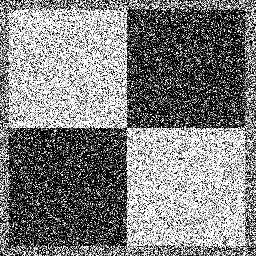
#> input picture omscs/vision-4495/ps1/input/ps1-input0-noise.png, 256 x 256 px
$ python test3.py
#> lines starting #> are read from the running program, lines starting #| are printed output that depends on the picture; after the words box and inside, x2 and y2 are one past the last pixel; in counts of white or black regions, pixels touching at a corner belong together
### omscs/vision-4495/ps1/hough_lines_acc.py
import numpy as np
import math
import cv

def hough_lines_acc(BW, RhoResolution=1.0, Theta=np.linspace(-90,89, 180)):
    height, width = BW.shape
    rhoCount = cv.Round(((width + height) * 2 + 1)/RhoResolution)
    radiansTheta = np.radians(Theta)
    cosTheta = np.cos(radiansTheta)
    sinTheta = np.sin(radiansTheta)
    theta = np.linspace(Theta.min() - 1, Theta.max() + 1, Theta.size + 2)
    H = np.zeros((rhoCount + 2, Theta.size + 2), dtype=np.uint64)
    for y in range(height):
        for x in range(width):
            if BW[y][x]:
                for thetaIdx in range(len(Theta)):
                    r = cv.Round( x * cosTheta[thetaIdx] + y * sinTheta[thetaIdx] );
                    r += (rhoCount - 1)/2
                    H[r+1][thetaIdx + 1] += 1
    limit = (rhoCount-1)/2
    rho = np.linspace(-limit, limit, rhoCount)
    return H, theta, rho

### omscs/vision-4495/ps1/test3.py
import cv2
from hough_lines_acc import hough_lines_acc
from hough_peaks import hough_peaks
import time
from hough_lines_draw import hough_lines_draw
from hough_circles_acc import hough_circles_acc
import numpy as np

def generateLines(original, edges):
    H, t, r = hough_lines_acc(edges)
    H2 = (H * (255.0/H.max())).astype(np.uint8)
    cv2.imshow("H", H2)
    peaks = hough_peaks(H, 6)
    hough_lines_draw(original, None, peaks, r, t)

i1 = cv2.imread('input/ps1-input0-noise.png',0)
#> i1 is the input picture: shape (256, 256); min 0, max 255, mean 127.6
rows, cols = i1.shape
#> rows = 256; cols = 256
M = cv2.getRotationMatrix2D((cols/2,rows/2),45,1)
cv2.imshow("noisy", i1);
#time.sleep(10)
#i1 = cv2.warpAffine(i1,M,(cols,rows))
#cv2.imshow("test", dst)
i2 = cv2.GaussianBlur(i1, (7,7), 2)
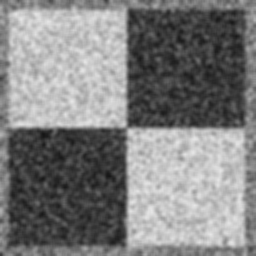
#> i2: shape (256, 256); min 21, max 231, mean 127.6
cv2.imshow("blurred", i2)
edges = cv2.Canny(i1, 100, 200)
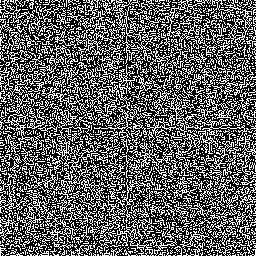
#> edges: shape (256, 256); 37.5% white in thin lines or dots
cv2.imshow("edge1", edges)
edges = cv2.Canny(i2, 75, 150)
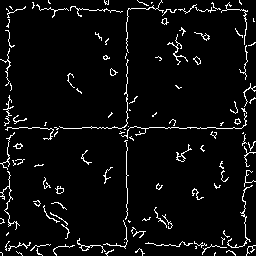
#> edges: shape (256, 256); 5.1% white in thin lines or dots
cv2.imshow("edge2", edges)
generateLines(i2, edges)
#> (the call stopped at in hough_lines_acc, `rhoCount = cv.Round(((width + height) * 2 + 1)/RhoResolution)`: cv is not available in this run)
time.sleep(20)
cv2.destroyAllWindows()

$ run again, with omscs/vision-4495/ps1/input/ps1-input1.png copied over omscs/vision-4495/ps1/input/ps1-input0-noise.png
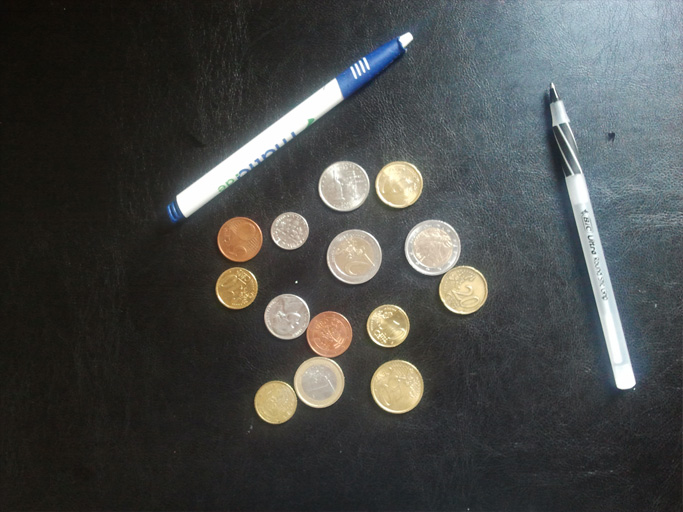
#> input picture omscs/vision-4495/ps1/input/ps1-input1.png, 683 x 512 px
#> `edges = cv2.Canny(i1, 100, 200)`:
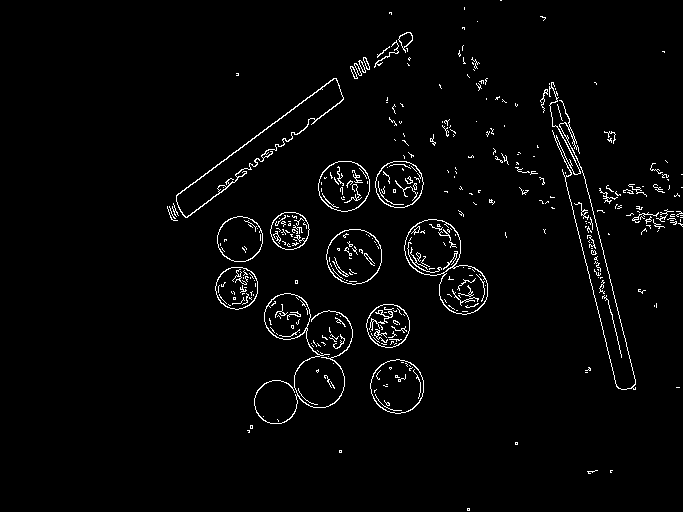
#> edges: shape (512, 683); 2.5% white in thin lines or dots, all inside (x1, y1, x2, y2) = (167, 0, 683, 511)
#> `edges = cv2.Canny(i2, 75, 150)`:
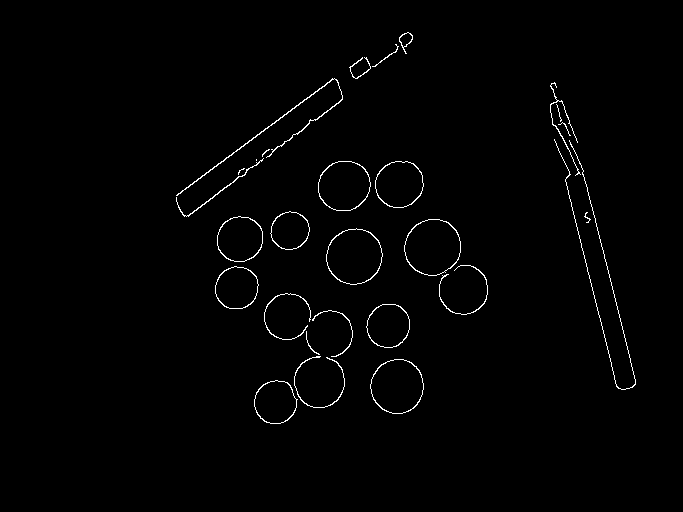
#> edges: shape (512, 683); 1.1% white in thin lines or dots, all inside (x1, y1, x2, y2) = (176, 32, 636, 424)
